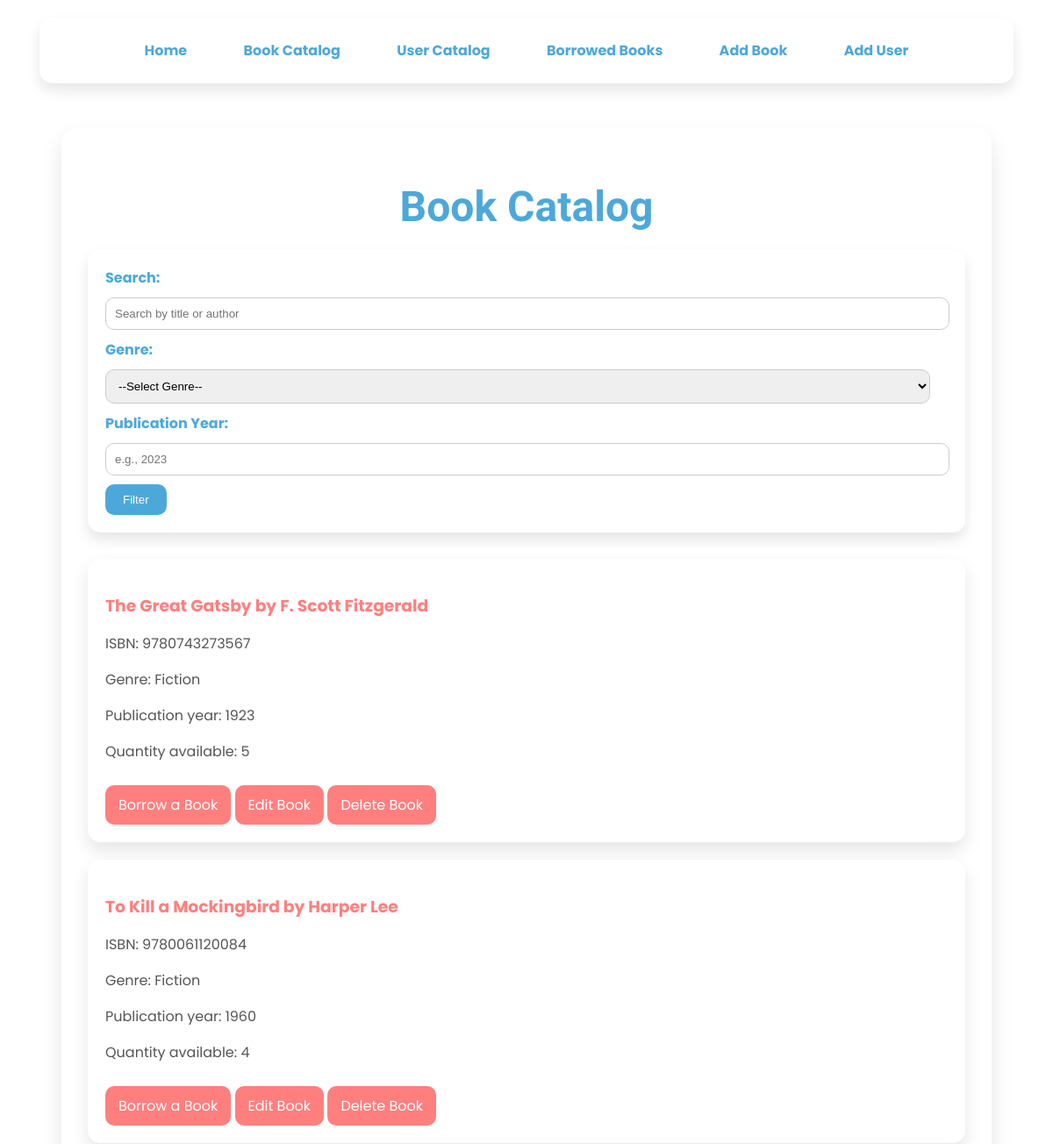
The app's page /catalog (upper part), older data.
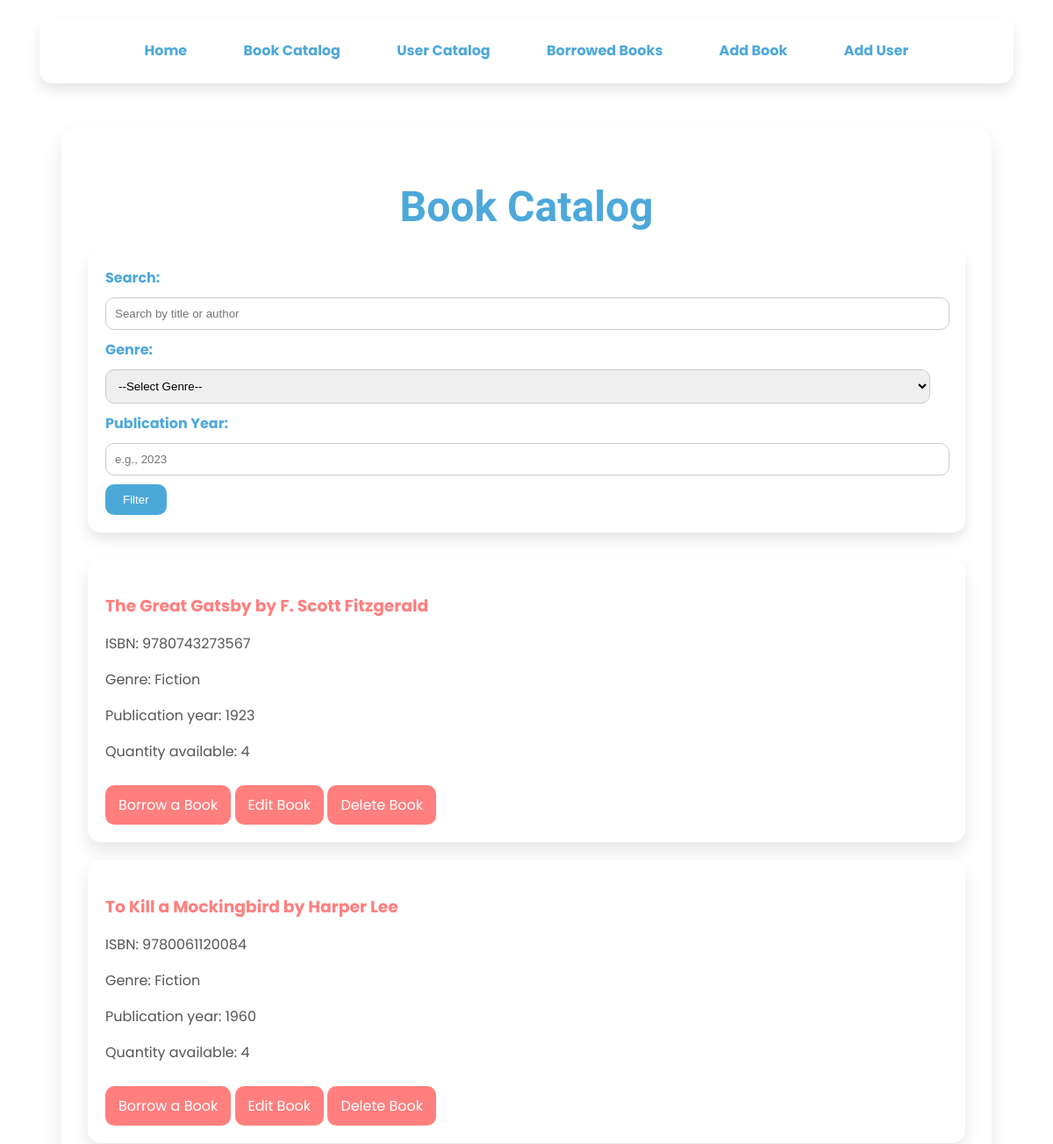
The same page, newer data.
### app/models.py (models this page shows, shortened)
class Book(db.Model):
    id = db.Column(db.Integer, primary_key=True)
    title = db.Column(db.String(150), nullable=False)
    author = db.Column(db.String(150), nullable=False)
    isbn = db.Column(db.String(13), unique=True, nullable=False)
    quantity = db.Column(db.Integer, nullable=False, default=1)
    publication_year = db.Column(db.Integer, nullable=False)
    genre = db.Column(db.String(100), nullable=False)
    borrows = db.relationship('Borrow', backref='book', lazy=True)

### app/routes.py (the view)
@main.route('/catalog')
def catalog():
    try:
        search = request.args.get('search', '').strip()
        genre = request.args.get('genre', '').strip()
        year = request.args.get('year', type=int)
        page = request.args.get('page', 1, type=int)
        per_page = 10
        query = Book.query
        if search:
            query = query.filter(
                (Book.title.ilike(f'%{search}%')) | (Book.author.ilike(f'%{search}%'))
            )
        if genre:
            query = query.filter_by(genre=genre)
        if year:
            query = query.filter_by(publication_year=year)
        books = query.paginate(page=page, per_page=per_page, error_out=False)
    except OperationalError:
        books = []
        error_message = "Error: Unable to access the database. Please try again later."
        return render_template('catalog.html', books=books, error_message=error_message)
    return render_template('catalog.html', books=books)

### app/templates/catalog.html (shortened to what this page needs)
<!DOCTYPE html>
<html lang="en">
<head>
</head>
<body>
<nav>
    <a href="{{ url_for('main.home') }}">Home</a>
    <a href="{{ url_for('main.catalog') }}">Book Catalog</a>
    <a href="{{ url_for('main.users') }}">User Catalog</a>
    <a href="{{ url_for('main.borrowed_books') }}">Borrowed Books</a>
    <a href="{{ url_for('main.add_book') }}">Add Book</a>
    <a href="{{ url_for('main.add_user') }}">Add User</a>
</nav>
<div class="container">
    <h1>Book Catalog</h1>
    <form class="filter-form" method="get" action="{{ url_for('main.catalog') }}">
        <label for="search">Search:</label>
        <input type="text" id="search" name="search" placeholder="Search by title or author" value="{{ request.args.get('search', '') }}">
        <label for="genre">Genre:</label>
        <select id="genre" name="genre">
            <option value="">--Select Genre--</option>
        </select>
        <label for="year">Publication Year:</label>
        <input type="number" id="year" name="year" placeholder="e.g., 2023" value="{{ request.args.get('year', '') }}">
        <button type="submit">Filter</button>
    </form>
    {% if books.items %}
        {% for book in books.items %}
        <div class="book-card">
    <h3>{{ book.title }} by {{ book.author }}</h3>
    <p>ISBN: {{ book.isbn }}</p>
    <p>Genre: {{ book.genre }}</p>
    <p>Publication year: {{ book.publication_year }}</p>
    <p>Quantity available: {{ book.quantity }}</p>
    <a href="{{ url_for('main.registrate_borrowing', isbn=book.isbn) }}" class="btn borrow-btn">Borrow a Book</a>
    <a href="{{ url_for('main.edit_book', book_id=book.id) }}" class="btn edit-btn">Edit Book</a>
    <a href="{{ url_for('main.delete_book', book_id=book.id) }}" class="btn delete-btn" onclick="return confirm('Are you sure you want to delete this book?')">Delete Book</a>
</div>
        {% endfor %}
    {% else %}
        <p>No books match the current filters.</p>
    {% endif %}
</div>
</body>
</html>

Row changes from the older to the newer data that the page shows:
changed Book "The Great Gatsby": quantity "5" → "4"
